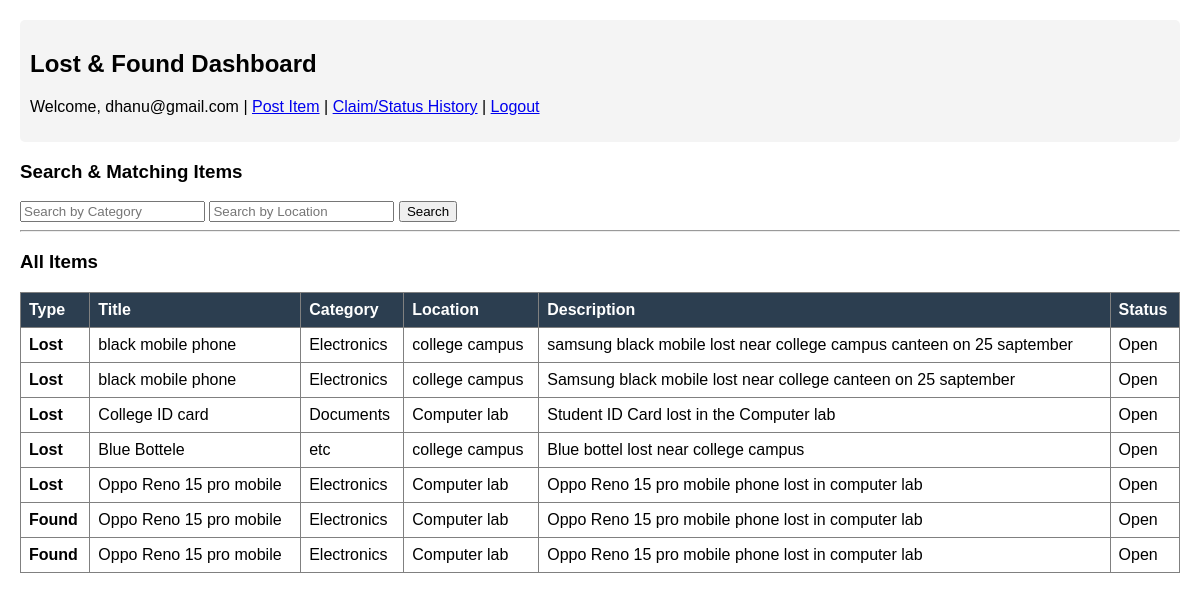
The page / (signed in) on the database its author committed.
### tables this page shows
CREATE TABLE items (
            id INTEGER PRIMARY KEY AUTOINCREMENT,
            user_id INTEGER,
            title TEXT NOT NULL,
            type TEXT NOT NULL, -- 'Lost' or 'Found'
            category TEXT NOT NULL,
            location TEXT NOT NULL,
            description TEXT,
            status TEXT DEFAULT 'Open', -- 'Open', 'Claimed', 'Resolved'
            FOREIGN KEY(user_id) REFERENCES users(id)
        );

### app.py (the view)
@app.route('/')
def home():
    if 'user_id' not in session:
        return redirect(url_for('login'))
    conn = sqlite3.connect(DATABASE)
    cursor = conn.cursor()
    category = request.args.get('category', '')
    location = request.args.get('location', '')
    query = "SELECT * FROM items WHERE 1=1"
    params = []
    if category:
        query += " AND category LIKE ?"
        params.append(f"%{category}%")
    if location:
        query += " AND location LIKE ?"
        params.append(f"%{location}%")
    cursor.execute(query, params)
    items = cursor.fetchall()
    conn.close()
    return render_template('index.html', items=items, category=category, location=location)

### templates/index.html (shortened to what this page needs)
<!DOCTYPE html>
<html>
<head>
    <link rel="stylesheet" href="{{ url_for('static', filename='style.css') }}">
</head>
<body>
    <div class="header">
        <h2>Lost & Found Dashboard</h2>
        <p>Welcome, {{ session['username'] }} |
            <a href="{{ url_for('post_item') }}">Post Item</a> |
            <a href="{{ url_for('history') }}">Claim/Status History</a> |
            <a href="{{ url_for('logout') }}">Logout</a>
        </p>
    </div>
    <h3>Search & Matching Items</h3>
    <form method="GET" action="/">
        <input type="text" name="category" placeholder="Search by Category" value="{{ category }}">
        <input type="text" name="location" placeholder="Search by Location" value="{{ location }}">
        <button type="submit">Search</button>
    </form>
    <hr>
    <h3>All Items</h3>
    <table border="1" width="100%">
        <tr>
            <th>Type</th>
            <th>Title</th>
            <th>Category</th>
            <th>Location</th>
            <th>Description</th>
            <th>Status</th>
        </tr>
        {% for item in items %}
        <tr>
            <td><b>{{ item[3] }}</b></td>
            <td>{{ item[2] }}</td>
            <td>{{ item[4] }}</td>
            <td>{{ item[5] }}</td>
            <td>{{ item[6] }}</td>
            <td>{{ item[7] }}</td>
        </tr>
        {% endfor %}
    </table>
</body>
</html>

### static/style.css (style rules this page uses)
body { font-family: Arial, sans-serif; margin: 20px; }
.header { background-color: #f4f4f4; padding: 10px; border-radius: 5px; }
table { border-collapse: collapse; margin-top: 15px; }
th, td { padding: 8px; text-align: left; }
th { background-color: #2c3e50; color: white; }

### rows shown on the page
items: type "Lost", title "black mobile phone", category "Electronics", location "college campus", description "samsung black mobile lost near college campus canteen on 25 saptember", status "Open"
items: type "Lost", title "black mobile phone", category "Electronics", location "college campus", description "Samsung black mobile lost near college canteen on 25 saptember", status "Open"
items: type "Lost", title "College ID card", category "Documents", location "Computer lab", description "Student ID Card lost in the Computer lab", status "Open"
items: type "Lost", title "Blue Bottele", category "etc", location "college campus", description "Blue bottel lost near college campus", status "Open"
items: type "Lost", title "Oppo Reno 15 pro mobile", category "Electronics", location "Computer lab", description "Oppo Reno 15 pro mobile phone lost in computer lab", status "Open"
items: type "Found", title "Oppo Reno 15 pro mobile", category "Electronics", location "Computer lab", description "Oppo Reno 15 pro mobile phone lost in computer lab", status "Open"
items: type "Found", title "Oppo Reno 15 pro mobile", category "Electronics", location "Computer lab", description "Oppo Reno 15 pro mobile phone lost in computer lab", status "Open"

### other values the page prints
{{ session['username'] }} "dhanu@gmail.com"
